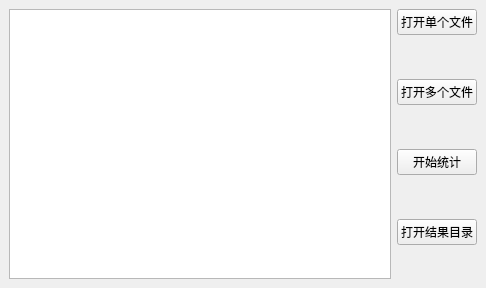
<?xml version="1.0" encoding="UTF-8"?>
<ui version="4.0">
 <class>MainWindow</class>
 <widget class="QMainWindow" name="MainWindow">
  <property name="geometry">
   <rect>
    <x>0</x>
    <y>0</y>
    <width>486</width>
    <height>288</height>
   </rect>
  </property>
  <property name="windowTitle">
   <string>MainWindow</string>
  </property>
  <widget class="QWidget" name="centralWidget">
   <layout class="QGridLayout" name="gridLayout">
    <item row="1" column="1">
     <layout class="QVBoxLayout" name="verticalLayout" stretch="0">
      <item>
       <spacer name="verticalSpacer_3">
        <property name="orientation">
         <enum>Qt::Vertical</enum>
        </property>
        <property name="sizeHint" stdset="0">
         <size>
          <width>20</width>
          <height>40</height>
         </size>
        </property>
       </spacer>
      </item>
     </layout>
    </item>
    <item row="0" column="1">
     <layout class="QVBoxLayout" name="verticalLayout_2">
      <item>
       <widget class="QPushButton" name="pushButton">
        <property name="text">
         <string>打开单个文件</string>
        </property>
       </widget>
      </item>
      <item>
       <spacer name="verticalSpacer">
        <property name="orientation">
         <enum>Qt::Vertical</enum>
        </property>
        <property name="sizeHint" stdset="0">
         <size>
          <width>20</width>
          <height>40</height>
         </size>
        </property>
       </spacer>
      </item>
      <item>
       <widget class="QPushButton" name="pushButton_2">
        <property name="text">
         <string>打开多个文件</string>
        </property>
       </widget>
      </item>
      <item>
       <spacer name="verticalSpacer_4">
        <property name="orientation">
         <enum>Qt::Vertical</enum>
        </property>
        <property name="sizeHint" stdset="0">
         <size>
          <width>20</width>
          <height>40</height>
         </size>
        </property>
       </spacer>
      </item>
      <item>
       <widget class="QPushButton" name="pushButton_3">
        <property name="text">
         <string>开始统计</string>
        </property>
       </widget>
      </item>
      <item>
       <spacer name="verticalSpacer_6">
        <property name="orientation">
         <enum>Qt::Vertical</enum>
        </property>
        <property name="sizeHint" stdset="0">
         <size>
          <width>20</width>
          <height>40</height>
         </size>
        </property>
       </spacer>
      </item>
      <item>
       <widget class="QPushButton" name="pushButton_4">
        <property name="text">
         <string>打开结果目录</string>
        </property>
       </widget>
      </item>
     </layout>
    </item>
    <item row="0" column="0" rowspan="2">
     <widget class="QTextBrowser" name="textBrowser"/>
    </item>
   </layout>
  </widget>
 </widget>
 <resources/>
 <connections/>
</ui>
